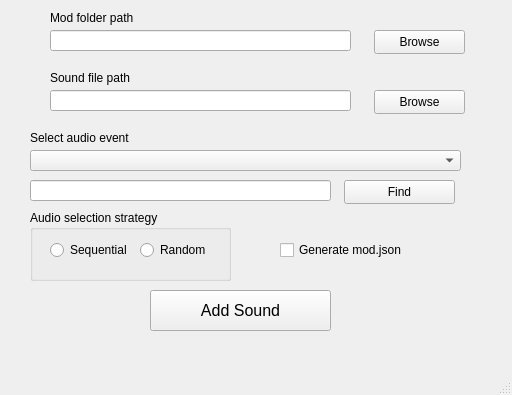
<?xml version="1.0" encoding="UTF-8"?>
<ui version="4.0">
 <class>MainWindow</class>
 <widget class="QMainWindow" name="MainWindow">
  <property name="geometry">
   <rect>
    <x>0</x>
    <y>0</y>
    <width>512</width>
    <height>395</height>
   </rect>
  </property>
  <property name="font">
   <font>
    <pointsize>9</pointsize>
   </font>
  </property>
  <property name="windowTitle">
   <string>Easy Sound Modding Tool</string>
  </property>
  <widget class="QWidget" name="centralwidget">
   <widget class="QPushButton" name="addSoundButton">
    <property name="geometry">
     <rect>
      <x>150</x>
      <y>290</y>
      <width>181</width>
      <height>41</height>
     </rect>
    </property>
    <property name="font">
     <font>
      <pointsize>12</pointsize>
      <bold>false</bold>
     </font>
    </property>
    <property name="text">
     <string>Add Sound</string>
    </property>
   </widget>
   <widget class="QCheckBox" name="jsonCreateCheckBox">
    <property name="geometry">
     <rect>
      <x>280</x>
      <y>240</y>
      <width>141</width>
      <height>20</height>
     </rect>
    </property>
    <property name="text">
     <string>Generate mod.json</string>
    </property>
   </widget>
   <widget class="QComboBox" name="audioEventComboBox">
    <property name="geometry">
     <rect>
      <x>30</x>
      <y>150</y>
      <width>431</width>
      <height>21</height>
     </rect>
    </property>
   </widget>
   <widget class="QGroupBox" name="selectionStratGroupBox">
    <property name="geometry">
     <rect>
      <x>30</x>
      <y>210</y>
      <width>201</width>
      <height>71</height>
     </rect>
    </property>
    <property name="title">
     <string>Audio selection strategy</string>
    </property>
    <widget class="QRadioButton" name="SelectSequential">
     <property name="geometry">
      <rect>
       <x>20</x>
       <y>30</y>
       <width>89</width>
       <height>20</height>
      </rect>
     </property>
     <property name="text">
      <string>Sequential</string>
     </property>
    </widget>
    <widget class="QRadioButton" name="SelectRandom">
     <property name="geometry">
      <rect>
       <x>110</x>
       <y>30</y>
       <width>89</width>
       <height>20</height>
      </rect>
     </property>
     <property name="text">
      <string>Random</string>
     </property>
    </widget>
   </widget>
   <widget class="QPushButton" name="browseModPathButton">
    <property name="geometry">
     <rect>
      <x>374</x>
      <y>30</y>
      <width>91</width>
      <height>24</height>
     </rect>
    </property>
    <property name="text">
     <string>Browse</string>
    </property>
   </widget>
   <widget class="QPushButton" name="browseFilePathButton">
    <property name="geometry">
     <rect>
      <x>374</x>
      <y>90</y>
      <width>91</width>
      <height>24</height>
     </rect>
    </property>
    <property name="text">
     <string>Browse</string>
    </property>
   </widget>
   <widget class="QLineEdit" name="modFolderPath">
    <property name="enabled">
     <bool>true</bool>
    </property>
    <property name="geometry">
     <rect>
      <x>50</x>
      <y>30</y>
      <width>301</width>
      <height>21</height>
     </rect>
    </property>
    <property name="acceptDrops">
     <bool>true</bool>
    </property>
    <property name="readOnly">
     <bool>true</bool>
    </property>
    <property name="clearButtonEnabled">
     <bool>false</bool>
    </property>
   </widget>
   <widget class="QLineEdit" name="soundFilePath">
    <property name="enabled">
     <bool>true</bool>
    </property>
    <property name="geometry">
     <rect>
      <x>50</x>
      <y>90</y>
      <width>301</width>
      <height>21</height>
     </rect>
    </property>
    <property name="readOnly">
     <bool>true</bool>
    </property>
   </widget>
   <widget class="QLabel" name="modFolderLabel">
    <property name="geometry">
     <rect>
      <x>50</x>
      <y>10</y>
      <width>191</width>
      <height>16</height>
     </rect>
    </property>
    <property name="text">
     <string>Mod folder path</string>
    </property>
   </widget>
   <widget class="QLabel" name="soundFileLabel">
    <property name="geometry">
     <rect>
      <x>50</x>
      <y>70</y>
      <width>171</width>
      <height>16</height>
     </rect>
    </property>
    <property name="text">
     <string>Sound file path</string>
    </property>
   </widget>
   <widget class="QLabel" name="audioEventLabel">
    <property name="geometry">
     <rect>
      <x>30</x>
      <y>130</y>
      <width>221</width>
      <height>16</height>
     </rect>
    </property>
    <property name="text">
     <string>Select audio event</string>
    </property>
   </widget>
   <widget class="QLabel" name="modPathWarningLabel">
    <property name="geometry">
     <rect>
      <x>50</x>
      <y>50</y>
      <width>151</width>
      <height>16</height>
     </rect>
    </property>
    <property name="palette">
     <palette>
      <active>
       <colorrole role="WindowText">
        <brush brushstyle="SolidPattern">
         <color alpha="255">
          <red>255</red>
          <green>0</green>
          <blue>0</blue>
         </color>
        </brush>
       </colorrole>
       <colorrole role="Button">
        <brush brushstyle="SolidPattern">
         <color alpha="255">
          <red>240</red>
          <green>240</green>
          <blue>240</blue>
         </color>
        </brush>
       </colorrole>
       <colorrole role="Light">
        <brush brushstyle="SolidPattern">
         <color alpha="255">
          <red>255</red>
          <green>255</green>
          <blue>255</blue>
         </color>
        </brush>
       </colorrole>
       <colorrole role="Midlight">
        <brush brushstyle="SolidPattern">
         <color alpha="255">
          <red>227</red>
          <green>227</green>
          <blue>227</blue>
         </color>
        </brush>
       </colorrole>
       <colorrole role="Dark">
        <brush brushstyle="SolidPattern">
         <color alpha="255">
          <red>160</red>
          <green>160</green>
          <blue>160</blue>
         </color>
        </brush>
       </colorrole>
       <colorrole role="Mid">
        <brush brushstyle="SolidPattern">
         <color alpha="255">
          <red>160</red>
          <green>160</green>
          <blue>160</blue>
         </color>
        </brush>
       </colorrole>
       <colorrole role="Text">
        <brush brushstyle="SolidPattern">
         <color alpha="255">
          <red>0</red>
          <green>0</green>
          <blue>0</blue>
         </color>
        </brush>
       </colorrole>
       <colorrole role="BrightText">
        <brush brushstyle="SolidPattern">
         <color alpha="255">
          <red>255</red>
          <green>255</green>
          <blue>255</blue>
         </color>
        </brush>
       </colorrole>
       <colorrole role="ButtonText">
        <brush brushstyle="SolidPattern">
         <color alpha="255">
          <red>0</red>
          <green>0</green>
          <blue>0</blue>
         </color>
        </brush>
       </colorrole>
       <colorrole role="Base">
        <brush brushstyle="SolidPattern">
         <color alpha="255">
          <red>255</red>
          <green>255</green>
          <blue>255</blue>
         </color>
        </brush>
       </colorrole>
       <colorrole role="Window">
        <brush brushstyle="SolidPattern">
         <color alpha="255">
          <red>240</red>
          <green>240</green>
          <blue>240</blue>
         </color>
        </brush>
       </colorrole>
       <colorrole role="Shadow">
        <brush brushstyle="SolidPattern">
         <color alpha="255">
          <red>105</red>
          <green>105</green>
          <blue>105</blue>
         </color>
        </brush>
       </colorrole>
       <colorrole role="Highlight">
        <brush brushstyle="SolidPattern">
         <color alpha="255">
          <red>0</red>
          <green>120</green>
          <blue>215</blue>
         </color>
        </brush>
       </colorrole>
       <colorrole role="HighlightedText">
        <brush brushstyle="SolidPattern">
         <color alpha="255">
          <red>255</red>
          <green>255</green>
          <blue>255</blue>
         </color>
        </brush>
       </colorrole>
       <colorrole role="Link">
        <brush brushstyle="SolidPattern">
         <color alpha="255">
          <red>0</red>
          <green>0</green>
          <blue>255</blue>
         </color>
        </brush>
       </colorrole>
       <colorrole role="LinkVisited">
        <brush brushstyle="SolidPattern">
         <color alpha="255">
          <red>255</red>
          <green>0</green>
          <blue>255</blue>
         </color>
        </brush>
       </colorrole>
       <colorrole role="AlternateBase">
        <brush brushstyle="SolidPattern">
         <color alpha="255">
          <red>245</red>
          <green>245</green>
          <blue>245</blue>
         </color>
        </brush>
       </colorrole>
       <colorrole role="NoRole">
        <brush brushstyle="SolidPattern">
         <color alpha="255">
          <red>0</red>
          <green>0</green>
          <blue>0</blue>
         </color>
        </brush>
       </colorrole>
       <colorrole role="ToolTipBase">
        <brush brushstyle="SolidPattern">
         <color alpha="255">
          <red>255</red>
          <green>255</green>
          <blue>220</blue>
         </color>
        </brush>
       </colorrole>
       <colorrole role="ToolTipText">
        <brush brushstyle="SolidPattern">
         <color alpha="255">
          <red>0</red>
          <green>0</green>
          <blue>0</blue>
         </color>
        </brush>
       </colorrole>
       <colorrole role="PlaceholderText">
        <brush brushstyle="SolidPattern">
         <color alpha="255">
          <red>0</red>
          <green>0</green>
          <blue>0</blue>
         </color>
        </brush>
       </colorrole>
      </active>
      <inactive>
       <colorrole role="WindowText">
        <brush brushstyle="SolidPattern">
         <color alpha="255">
          <red>0</red>
          <green>0</green>
          <blue>0</blue>
         </color>
        </brush>
       </colorrole>
       <colorrole role="Button">
        <brush brushstyle="SolidPattern">
         <color alpha="255">
          <red>240</red>
          <green>240</green>
          <blue>240</blue>
         </color>
        </brush>
       </colorrole>
       <colorrole role="Light">
        <brush brushstyle="SolidPattern">
         <color alpha="255">
          <red>255</red>
          <green>255</green>
          <blue>255</blue>
         </color>
        </brush>
       </colorrole>
       <colorrole role="Midlight">
        <brush brushstyle="SolidPattern">
         <color alpha="255">
          <red>227</red>
          <green>227</green>
          <blue>227</blue>
         </color>
        </brush>
       </colorrole>
       <colorrole role="Dark">
        <brush brushstyle="SolidPattern">
         <color alpha="255">
          <red>160</red>
          <green>160</green>
          <blue>160</blue>
         </color>
        </brush>
       </colorrole>
       <colorrole role="Mid">
        <brush brushstyle="SolidPattern">
         <color alpha="255">
          <red>160</red>
          <green>160</green>
          <blue>160</blue>
         </color>
        </brush>
       </colorrole>
       <colorrole role="Text">
        <brush brushstyle="SolidPattern">
         <color alpha="255">
          <red>0</red>
          <green>0</green>
          <blue>0</blue>
         </color>
        </brush>
       </colorrole>
       <colorrole role="BrightText">
        <brush brushstyle="SolidPattern">
         <color alpha="255">
          <red>255</red>
          <green>255</green>
          <blue>255</blue>
         </color>
        </brush>
       </colorrole>
       <colorrole role="ButtonText">
        <brush brushstyle="SolidPattern">
         <color alpha="255">
          <red>0</red>
          <green>0</green>
          <blue>0</blue>
         </color>
        </brush>
       </colorrole>
       <colorrole role="Base">
        <brush brushstyle="SolidPattern">
         <color alpha="255">
          <red>255</red>
          <green>255</green>
          <blue>255</blue>
         </color>
        </brush>
       </colorrole>
       <colorrole role="Window">
        <brush brushstyle="SolidPattern">
         <color alpha="255">
          <red>240</red>
          <green>240</green>
          <blue>240</blue>
         </color>
        </brush>
       </colorrole>
       <colorrole role="Shadow">
        <brush brushstyle="SolidPattern">
         <color alpha="255">
          <red>105</red>
          <green>105</green>
          <blue>105</blue>
         </color>
        </brush>
       </colorrole>
       <colorrole role="Highlight">
        <brush brushstyle="SolidPattern">
         <color alpha="255">
          <red>240</red>
          <green>240</green>
          <blue>240</blue>
         </color>
        </brush>
       </colorrole>
       <colorrole role="HighlightedText">
        <brush brushstyle="SolidPattern">
         <color alpha="255">
          <red>0</red>
          <green>0</green>
          <blue>0</blue>
         </color>
        </brush>
       </colorrole>
       <colorrole role="Link">
        <brush brushstyle="SolidPattern">
         <color alpha="255">
          <red>0</red>
          <green>0</green>
          <blue>255</blue>
         </color>
        </brush>
       </colorrole>
       <colorrole role="LinkVisited">
        <brush brushstyle="SolidPattern">
         <color alpha="255">
          <red>255</red>
          <green>0</green>
          <blue>255</blue>
         </color>
        </brush>
       </colorrole>
       <colorrole role="AlternateBase">
        <brush brushstyle="SolidPattern">
         <color alpha="255">
          <red>245</red>
          <green>245</green>
          <blue>245</blue>
         </color>
        </brush>
       </colorrole>
       <colorrole role="NoRole">
        <brush brushstyle="NoBrush">
         <color alpha="255">
          <red>0</red>
          <green>0</green>
          <blue>0</blue>
         </color>
        </brush>
       </colorrole>
       <colorrole role="ToolTipBase">
        <brush brushstyle="SolidPattern">
         <color alpha="255">
          <red>255</red>
          <green>255</green>
          <blue>220</blue>
         </color>
        </brush>
       </colorrole>
       <colorrole role="ToolTipText">
        <brush brushstyle="SolidPattern">
         <color alpha="255">
          <red>0</red>
          <green>0</green>
          <blue>0</blue>
         </color>
        </brush>
       </colorrole>
       <colorrole role="PlaceholderText">
        <brush brushstyle="NoBrush">
         <color alpha="255">
          <red>0</red>
          <green>0</green>
          <blue>0</blue>
         </color>
        </brush>
       </colorrole>
      </inactive>
      <disabled>
       <colorrole role="WindowText">
        <brush brushstyle="SolidPattern">
         <color alpha="255">
          <red>120</red>
          <green>120</green>
          <blue>120</blue>
         </color>
        </brush>
       </colorrole>
       <colorrole role="Button">
        <brush brushstyle="SolidPattern">
         <color alpha="255">
          <red>240</red>
          <green>240</green>
          <blue>240</blue>
         </color>
        </brush>
       </colorrole>
       <colorrole role="Light">
        <brush brushstyle="SolidPattern">
         <color alpha="255">
          <red>255</red>
          <green>255</green>
          <blue>255</blue>
         </color>
        </brush>
       </colorrole>
       <colorrole role="Midlight">
        <brush brushstyle="SolidPattern">
         <color alpha="255">
          <red>247</red>
          <green>247</green>
          <blue>247</blue>
         </color>
        </brush>
       </colorrole>
       <colorrole role="Dark">
        <brush brushstyle="SolidPattern">
         <color alpha="255">
          <red>160</red>
          <green>160</green>
          <blue>160</blue>
         </color>
        </brush>
       </colorrole>
       <colorrole role="Mid">
        <brush brushstyle="SolidPattern">
         <color alpha="255">
          <red>160</red>
          <green>160</green>
          <blue>160</blue>
         </color>
        </brush>
       </colorrole>
       <colorrole role="Text">
        <brush brushstyle="SolidPattern">
         <color alpha="255">
          <red>120</red>
          <green>120</green>
          <blue>120</blue>
         </color>
        </brush>
       </colorrole>
       <colorrole role="BrightText">
        <brush brushstyle="SolidPattern">
         <color alpha="255">
          <red>255</red>
          <green>255</green>
          <blue>255</blue>
         </color>
        </brush>
       </colorrole>
       <colorrole role="ButtonText">
        <brush brushstyle="SolidPattern">
         <color alpha="255">
          <red>120</red>
          <green>120</green>
          <blue>120</blue>
         </color>
        </brush>
       </colorrole>
       <colorrole role="Base">
        <brush brushstyle="SolidPattern">
         <color alpha="255">
          <red>240</red>
          <green>240</green>
          <blue>240</blue>
         </color>
        </brush>
       </colorrole>
       <colorrole role="Window">
        <brush brushstyle="SolidPattern">
         <color alpha="255">
          <red>240</red>
          <green>240</green>
          <blue>240</blue>
         </color>
        </brush>
       </colorrole>
       <colorrole role="Shadow">
        <brush brushstyle="SolidPattern">
         <color alpha="255">
          <red>0</red>
          <green>0</green>
          <blue>0</blue>
         </color>
        </brush>
       </colorrole>
       <colorrole role="Highlight">
        <brush brushstyle="SolidPattern">
         <color alpha="255">
          <red>0</red>
          <green>120</green>
          <blue>215</blue>
         </color>
        </brush>
       </colorrole>
       <colorrole role="HighlightedText">
        <brush brushstyle="SolidPattern">
         <color alpha="255">
          <red>255</red>
          <green>255</green>
          <blue>255</blue>
         </color>
        </brush>
       </colorrole>
       <colorrole role="Link">
        <brush brushstyle="SolidPattern">
         <color alpha="255">
          <red>0</red>
          <green>0</green>
          <blue>255</blue>
         </color>
        </brush>
       </colorrole>
       <colorrole role="LinkVisited">
        <brush brushstyle="SolidPattern">
         <color alpha="255">
          <red>255</red>
          <green>0</green>
          <blue>255</blue>
         </color>
        </brush>
       </colorrole>
       <colorrole role="AlternateBase">
        <brush brushstyle="SolidPattern">
         <color alpha="255">
          <red>245</red>
          <green>245</green>
          <blue>245</blue>
         </color>
        </brush>
       </colorrole>
       <colorrole role="NoRole">
        <brush brushstyle="NoBrush">
         <color alpha="255">
          <red>0</red>
          <green>0</green>
          <blue>0</blue>
         </color>
        </brush>
       </colorrole>
       <colorrole role="ToolTipBase">
        <brush brushstyle="SolidPattern">
         <color alpha="255">
          <red>255</red>
          <green>255</green>
          <blue>220</blue>
         </color>
        </brush>
       </colorrole>
       <colorrole role="ToolTipText">
        <brush brushstyle="SolidPattern">
         <color alpha="255">
          <red>0</red>
          <green>0</green>
          <blue>0</blue>
         </color>
        </brush>
       </colorrole>
       <colorrole role="PlaceholderText">
        <brush brushstyle="NoBrush">
         <color alpha="255">
          <red>0</red>
          <green>0</green>
          <blue>0</blue>
         </color>
        </brush>
       </colorrole>
      </disabled>
     </palette>
    </property>
    <property name="text">
     <string/>
    </property>
   </widget>
   <widget class="QLabel" name="soundPathWarningLabel">
    <property name="geometry">
     <rect>
      <x>50</x>
      <y>110</y>
      <width>181</width>
      <height>16</height>
     </rect>
    </property>
    <property name="palette">
     <palette>
      <active>
       <colorrole role="WindowText">
        <brush brushstyle="SolidPattern">
         <color alpha="255">
          <red>255</red>
          <green>0</green>
          <blue>0</blue>
         </color>
        </brush>
       </colorrole>
       <colorrole role="Button">
        <brush brushstyle="SolidPattern">
         <color alpha="255">
          <red>240</red>
          <green>240</green>
          <blue>240</blue>
         </color>
        </brush>
       </colorrole>
       <colorrole role="Light">
        <brush brushstyle="SolidPattern">
         <color alpha="255">
          <red>255</red>
          <green>255</green>
          <blue>255</blue>
         </color>
        </brush>
       </colorrole>
       <colorrole role="Midlight">
        <brush brushstyle="SolidPattern">
         <color alpha="255">
          <red>227</red>
          <green>227</green>
          <blue>227</blue>
         </color>
        </brush>
       </colorrole>
       <colorrole role="Dark">
        <brush brushstyle="SolidPattern">
         <color alpha="255">
          <red>160</red>
          <green>160</green>
          <blue>160</blue>
         </color>
        </brush>
       </colorrole>
       <colorrole role="Mid">
        <brush brushstyle="SolidPattern">
         <color alpha="255">
          <red>160</red>
          <green>160</green>
          <blue>160</blue>
         </color>
        </brush>
       </colorrole>
       <colorrole role="Text">
        <brush brushstyle="SolidPattern">
         <color alpha="255">
          <red>0</red>
          <green>0</green>
          <blue>0</blue>
         </color>
        </brush>
       </colorrole>
       <colorrole role="BrightText">
        <brush brushstyle="SolidPattern">
         <color alpha="255">
          <red>255</red>
          <green>255</green>
          <blue>255</blue>
         </color>
        </brush>
       </colorrole>
       <colorrole role="ButtonText">
        <brush brushstyle="SolidPattern">
         <color alpha="255">
          <red>0</red>
          <green>0</green>
          <blue>0</blue>
         </color>
        </brush>
       </colorrole>
       <colorrole role="Base">
        <brush brushstyle="SolidPattern">
         <color alpha="255">
          <red>255</red>
          <green>255</green>
          <blue>255</blue>
         </color>
        </brush>
       </colorrole>
       <colorrole role="Window">
        <brush brushstyle="SolidPattern">
         <color alpha="255">
          <red>240</red>
          <green>240</green>
          <blue>240</blue>
         </color>
        </brush>
       </colorrole>
       <colorrole role="Shadow">
        <brush brushstyle="SolidPattern">
         <color alpha="255">
          <red>105</red>
          <green>105</green>
          <blue>105</blue>
         </color>
        </brush>
       </colorrole>
       <colorrole role="Highlight">
        <brush brushstyle="SolidPattern">
         <color alpha="255">
          <red>0</red>
          <green>120</green>
          <blue>215</blue>
         </color>
        </brush>
       </colorrole>
       <colorrole role="HighlightedText">
        <brush brushstyle="SolidPattern">
         <color alpha="255">
          <red>255</red>
          <green>255</green>
          <blue>255</blue>
         </color>
        </brush>
       </colorrole>
       <colorrole role="Link">
        <brush brushstyle="SolidPattern">
         <color alpha="255">
          <red>0</red>
          <green>0</green>
          <blue>255</blue>
         </color>
        </brush>
       </colorrole>
       <colorrole role="LinkVisited">
        <brush brushstyle="SolidPattern">
         <color alpha="255">
          <red>255</red>
          <green>0</green>
          <blue>255</blue>
         </color>
        </brush>
       </colorrole>
       <colorrole role="AlternateBase">
        <brush brushstyle="SolidPattern">
         <color alpha="255">
          <red>245</red>
          <green>245</green>
          <blue>245</blue>
         </color>
        </brush>
       </colorrole>
       <colorrole role="NoRole">
        <brush brushstyle="SolidPattern">
         <color alpha="255">
          <red>0</red>
          <green>0</green>
          <blue>0</blue>
         </color>
        </brush>
       </colorrole>
       <colorrole role="ToolTipBase">
        <brush brushstyle="SolidPattern">
         <color alpha="255">
          <red>255</red>
          <green>255</green>
          <blue>220</blue>
         </color>
        </brush>
       </colorrole>
       <colorrole role="ToolTipText">
        <brush brushstyle="SolidPattern">
         <color alpha="255">
          <red>0</red>
          <green>0</green>
          <blue>0</blue>
         </color>
        </brush>
       </colorrole>
       <colorrole role="PlaceholderText">
        <brush brushstyle="SolidPattern">
         <color alpha="255">
          <red>0</red>
          <green>0</green>
          <blue>0</blue>
         </color>
        </brush>
       </colorrole>
      </active>
      <inactive>
       <colorrole role="WindowText">
        <brush brushstyle="SolidPattern">
         <color alpha="255">
          <red>0</red>
          <green>0</green>
          <blue>0</blue>
         </color>
        </brush>
       </colorrole>
       <colorrole role="Button">
        <brush brushstyle="SolidPattern">
         <color alpha="255">
          <red>240</red>
          <green>240</green>
          <blue>240</blue>
         </color>
        </brush>
       </colorrole>
       <colorrole role="Light">
        <brush brushstyle="SolidPattern">
         <color alpha="255">
          <red>255</red>
          <green>255</green>
          <blue>255</blue>
         </color>
        </brush>
       </colorrole>
       <colorrole role="Midlight">
        <brush brushstyle="SolidPattern">
         <color alpha="255">
          <red>227</red>
          <green>227</green>
          <blue>227</blue>
         </color>
        </brush>
       </colorrole>
       <colorrole role="Dark">
        <brush brushstyle="SolidPattern">
         <color alpha="255">
          <red>160</red>
          <green>160</green>
          <blue>160</blue>
         </color>
        </brush>
       </colorrole>
       <colorrole role="Mid">
        <brush brushstyle="SolidPattern">
         <color alpha="255">
          <red>160</red>
          <green>160</green>
          <blue>160</blue>
         </color>
        </brush>
       </colorrole>
       <colorrole role="Text">
        <brush brushstyle="SolidPattern">
         <color alpha="255">
          <red>0</red>
          <green>0</green>
          <blue>0</blue>
         </color>
        </brush>
       </colorrole>
       <colorrole role="BrightText">
        <brush brushstyle="SolidPattern">
         <color alpha="255">
          <red>255</red>
          <green>255</green>
          <blue>255</blue>
         </color>
        </brush>
       </colorrole>
       <colorrole role="ButtonText">
        <brush brushstyle="SolidPattern">
         <color alpha="255">
          <red>0</red>
          <green>0</green>
          <blue>0</blue>
         </color>
        </brush>
       </colorrole>
       <colorrole role="Base">
        <brush brushstyle="SolidPattern">
         <color alpha="255">
          <red>255</red>
          <green>255</green>
          <blue>255</blue>
         </color>
        </brush>
       </colorrole>
       <colorrole role="Window">
        <brush brushstyle="SolidPattern">
         <color alpha="255">
          <red>240</red>
          <green>240</green>
          <blue>240</blue>
         </color>
        </brush>
       </colorrole>
       <colorrole role="Shadow">
        <brush brushstyle="SolidPattern">
         <color alpha="255">
          <red>105</red>
          <green>105</green>
          <blue>105</blue>
         </color>
        </brush>
       </colorrole>
       <colorrole role="Highlight">
        <brush brushstyle="SolidPattern">
         <color alpha="255">
          <red>240</red>
          <green>240</green>
          <blue>240</blue>
         </color>
        </brush>
       </colorrole>
       <colorrole role="HighlightedText">
        <brush brushstyle="SolidPattern">
         <color alpha="255">
          <red>0</red>
          <green>0</green>
          <blue>0</blue>
         </color>
        </brush>
       </colorrole>
       <colorrole role="Link">
        <brush brushstyle="SolidPattern">
         <color alpha="255">
          <red>0</red>
          <green>0</green>
          <blue>255</blue>
         </color>
        </brush>
       </colorrole>
       <colorrole role="LinkVisited">
        <brush brushstyle="SolidPattern">
         <color alpha="255">
          <red>255</red>
          <green>0</green>
          <blue>255</blue>
         </color>
        </brush>
       </colorrole>
       <colorrole role="AlternateBase">
        <brush brushstyle="SolidPattern">
         <color alpha="255">
          <red>245</red>
          <green>245</green>
          <blue>245</blue>
         </color>
        </brush>
       </colorrole>
       <colorrole role="NoRole">
        <brush brushstyle="NoBrush">
         <color alpha="255">
          <red>0</red>
          <green>0</green>
          <blue>0</blue>
         </color>
        </brush>
       </colorrole>
       <colorrole role="ToolTipBase">
        <brush brushstyle="SolidPattern">
         <color alpha="255">
          <red>255</red>
          <green>255</green>
          <blue>220</blue>
         </color>
        </brush>
       </colorrole>
       <colorrole role="ToolTipText">
        <brush brushstyle="SolidPattern">
         <color alpha="255">
          <red>0</red>
          <green>0</green>
          <blue>0</blue>
         </color>
        </brush>
       </colorrole>
       <colorrole role="PlaceholderText">
        <brush brushstyle="NoBrush">
         <color alpha="255">
          <red>0</red>
          <green>0</green>
          <blue>0</blue>
         </color>
        </brush>
       </colorrole>
      </inactive>
      <disabled>
       <colorrole role="WindowText">
        <brush brushstyle="SolidPattern">
         <color alpha="255">
          <red>120</red>
          <green>120</green>
          <blue>120</blue>
         </color>
        </brush>
       </colorrole>
       <colorrole role="Button">
        <brush brushstyle="SolidPattern">
         <color alpha="255">
          <red>240</red>
          <green>240</green>
          <blue>240</blue>
         </color>
        </brush>
       </colorrole>
       <colorrole role="Light">
        <brush brushstyle="SolidPattern">
         <color alpha="255">
          <red>255</red>
          <green>255</green>
          <blue>255</blue>
         </color>
        </brush>
       </colorrole>
       <colorrole role="Midlight">
        <brush brushstyle="SolidPattern">
         <color alpha="255">
          <red>247</red>
          <green>247</green>
          <blue>247</blue>
         </color>
        </brush>
       </colorrole>
       <colorrole role="Dark">
        <brush brushstyle="SolidPattern">
         <color alpha="255">
          <red>160</red>
          <green>160</green>
          <blue>160</blue>
         </color>
        </brush>
       </colorrole>
       <colorrole role="Mid">
        <brush brushstyle="SolidPattern">
         <color alpha="255">
          <red>160</red>
          <green>160</green>
          <blue>160</blue>
         </color>
        </brush>
       </colorrole>
       <colorrole role="Text">
        <brush brushstyle="SolidPattern">
         <color alpha="255">
          <red>120</red>
          <green>120</green>
          <blue>120</blue>
         </color>
        </brush>
       </colorrole>
       <colorrole role="BrightText">
        <brush brushstyle="SolidPattern">
         <color alpha="255">
          <red>255</red>
          <green>255</green>
          <blue>255</blue>
         </color>
        </brush>
       </colorrole>
       <colorrole role="ButtonText">
        <brush brushstyle="SolidPattern">
         <color alpha="255">
          <red>120</red>
          <green>120</green>
          <blue>120</blue>
         </color>
        </brush>
       </colorrole>
       <colorrole role="Base">
        <brush brushstyle="SolidPattern">
         <color alpha="255">
          <red>240</red>
          <green>240</green>
          <blue>240</blue>
         </color>
        </brush>
       </colorrole>
       <colorrole role="Window">
        <brush brushstyle="SolidPattern">
         <color alpha="255">
          <red>240</red>
          <green>240</green>
          <blue>240</blue>
         </color>
        </brush>
       </colorrole>
       <colorrole role="Shadow">
        <brush brushstyle="SolidPattern">
         <color alpha="255">
          <red>0</red>
          <green>0</green>
          <blue>0</blue>
         </color>
        </brush>
       </colorrole>
       <colorrole role="Highlight">
        <brush brushstyle="SolidPattern">
         <color alpha="255">
          <red>0</red>
          <green>120</green>
          <blue>215</blue>
         </color>
        </brush>
       </colorrole>
       <colorrole role="HighlightedText">
        <brush brushstyle="SolidPattern">
         <color alpha="255">
          <red>255</red>
          <green>255</green>
          <blue>255</blue>
         </color>
        </brush>
       </colorrole>
       <colorrole role="Link">
        <brush brushstyle="SolidPattern">
         <color alpha="255">
          <red>0</red>
          <green>0</green>
          <blue>255</blue>
         </color>
        </brush>
       </colorrole>
       <colorrole role="LinkVisited">
        <brush brushstyle="SolidPattern">
         <color alpha="255">
          <red>255</red>
          <green>0</green>
          <blue>255</blue>
         </color>
        </brush>
       </colorrole>
       <colorrole role="AlternateBase">
        <brush brushstyle="SolidPattern">
         <color alpha="255">
          <red>245</red>
          <green>245</green>
          <blue>245</blue>
         </color>
        </brush>
       </colorrole>
       <colorrole role="NoRole">
        <brush brushstyle="NoBrush">
         <color alpha="255">
          <red>0</red>
          <green>0</green>
          <blue>0</blue>
         </color>
        </brush>
       </colorrole>
       <colorrole role="ToolTipBase">
        <brush brushstyle="SolidPattern">
         <color alpha="255">
          <red>255</red>
          <green>255</green>
          <blue>220</blue>
         </color>
        </brush>
       </colorrole>
       <colorrole role="ToolTipText">
        <brush brushstyle="SolidPattern">
         <color alpha="255">
          <red>0</red>
          <green>0</green>
          <blue>0</blue>
         </color>
        </brush>
       </colorrole>
       <colorrole role="PlaceholderText">
        <brush brushstyle="NoBrush">
         <color alpha="255">
          <red>0</red>
          <green>0</green>
          <blue>0</blue>
         </color>
        </brush>
       </colorrole>
      </disabled>
     </palette>
    </property>
    <property name="text">
     <string/>
    </property>
   </widget>
   <widget class="QLineEdit" name="findEventTextBox">
    <property name="geometry">
     <rect>
      <x>30</x>
      <y>180</y>
      <width>301</width>
      <height>21</height>
     </rect>
    </property>
   </widget>
   <widget class="QPushButton" name="findEventButton">
    <property name="geometry">
     <rect>
      <x>344</x>
      <y>180</y>
      <width>111</width>
      <height>24</height>
     </rect>
    </property>
    <property name="text">
     <string>Find</string>
    </property>
   </widget>
   <widget class="QLabel" name="findWarningLabel">
    <property name="geometry">
     <rect>
      <x>350</x>
      <y>210</y>
      <width>141</width>
      <height>16</height>
     </rect>
    </property>
    <property name="text">
     <string/>
    </property>
   </widget>
   <widget class="QLabel" name="successReportLabel">
    <property name="geometry">
     <rect>
      <x>150</x>
      <y>330</y>
      <width>331</width>
      <height>16</height>
     </rect>
    </property>
    <property name="text">
     <string/>
    </property>
   </widget>
  </widget>
  <widget class="QMenuBar" name="menubar">
   <property name="geometry">
    <rect>
     <x>0</x>
     <y>0</y>
     <width>512</width>
     <height>22</height>
    </rect>
   </property>
  </widget>
  <widget class="QStatusBar" name="statusbar"/>
 </widget>
 <resources/>
 <connections/>
</ui>
